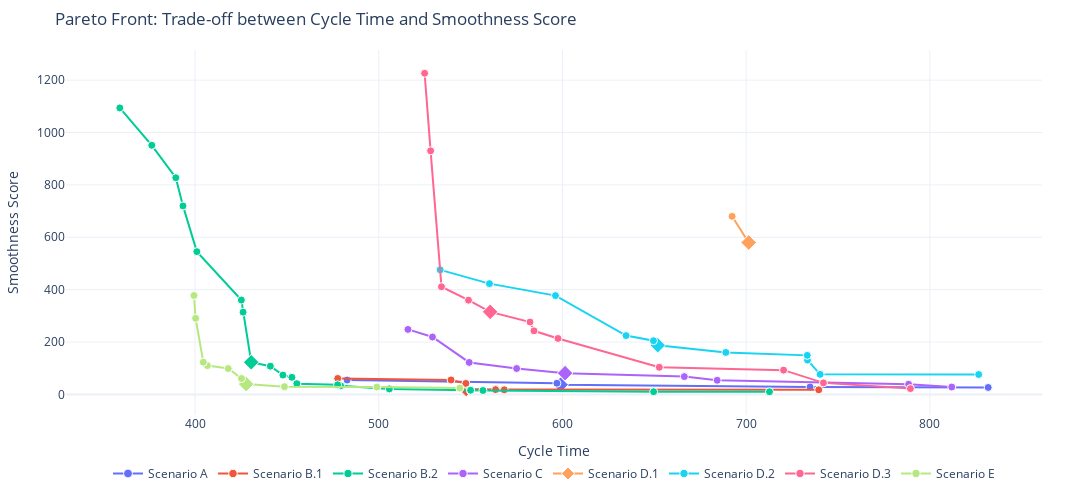

Source (notebook cell):
### Markdown cell above
#### Paretofront graph
u can zoom in on your own using plotly

### Code cell
from typing import List
import plotly.express as px
import plotly.graph_objects as go


def read_json_files(file_names: List[str], only_pareto: bool = True) -> List:
    data_list = []
    for file in file_names:
        with open(f"{file}", "r") as file:
            data = json.load(file)
        if only_pareto:
            data = data["pareto_front"]
        data_list.append(data)
    return data_list


def filter_pareto_front(points):
    rounded_points = [(round(p[0], 3), round(p[1], 3), p) for p in points]
    filtered_points = []
    for i, (x1, y1, original) in enumerate(rounded_points):
        is_dominated = False
        for j, (x2, y2, _) in enumerate(rounded_points):
            if i == j:
                continue
            if (x2 <= x1 and y2 < y1) or (x2 < x1 and y2 <= y1):
                is_dominated = True
                break

        if not is_dominated:
            filtered_points.append(original)

    return filtered_points


def visualize_pareto_front(
    pareto_front: List[List[float]] | List[List[List[float]]],
    labels: List[str] = None,
    start_row: int = None,
    end_row: int = None,
    pareto_only: bool = False,
    mark_ideal: bool = False,
    colorscale: str = "Plotly",  # https://plotly.com/python/discrete-color/
):
    is_multiple_fronts = False

    # Check if pareto_front is a list of fronts or single front
    if pareto_front and isinstance(pareto_front[0], list):
        if pareto_front[0] and isinstance(pareto_front[0][0], list):
            is_multiple_fronts = True
    if not is_multiple_fronts:
        pareto_front = [pareto_front]
    # Generate labels if not provided
    if not labels:
        labels = [f"Pareto Front {i + 1}" for i, _ in enumerate(pareto_front)]
    elif len(labels) < len(pareto_front):
        labels = labels + [f"Pareto Front {i + 1}" for i, _ in enumerate(pareto_front[len(labels) :])]
    # Set colorscale
    try:
        colors = getattr(px.colors.qualitative, colorscale)
    except AttributeError:
        print(f"Color scale '{colorscale}' not found. Using default 'Plotly'.")
        colors = px.colors.qualitative.Plotly

    # Ensure we have enough colors by cycling if needed
    num_fronts = len(pareto_front)
    if num_fronts > len(colors):
        colors = colors * (num_fronts // len(colors) + 1)
    colors = colors[:num_fronts]

    fig = go.Figure(
        layout=go.Layout(
            title=go.layout.Title(
                text="Pareto Front: Trade-off between Cycle Time and Smoothness Score",
            ),
            xaxis=go.layout.XAxis(
                title=go.layout.xaxis.Title(
                    text="Cycle Time",
                ),
            ),
            yaxis=go.layout.YAxis(
                title=go.layout.yaxis.Title(
                    text="Smoothness Score",
                ),
            ),
            template="plotly_white",
        ),
    )
    for i, front in enumerate(pareto_front):
        start = 0 if start_row is None else max(0, start_row)
        end = len(front) if end_row is None else min(len(front), end_row)
        sliced_front = front[start:end]

        filtered_points = []
        if pareto_only:
            filtered_points = filter_pareto_front(sliced_front)
        else:
            filtered_points = sliced_front
        
        # Ideal point
        ideal_point = [None, None]
        for step in range(len(filtered_points)):
            if ideal_point[0] is None or filtered_points[step][0] < ideal_point[0]:
                ideal_point[0] = filtered_points[step][0]
            if ideal_point[1] is None or filtered_points[step][1] < ideal_point[1]:
                ideal_point[1] = filtered_points[step][1]
        
        # Observed (Nadir) point
        nadir_point = [None, None]
        for step in range(len(filtered_points)):
            if nadir_point[0] is None or filtered_points[step][0] > nadir_point[0]:
                nadir_point[0] = filtered_points[step][0]
            if nadir_point[1] is None or filtered_points[step][1] > nadir_point[1]:
                nadir_point[1] = filtered_points[step][1]
            

        # Normalize points
        normalized_pareto_front = []
        for step in range(len(filtered_points)):
            try:
                norm_x = (filtered_points[step][0] - ideal_point[0]) / (nadir_point[0] - ideal_point[0]) if nadir_point[0] != ideal_point[0] else 0
                norm_y = (filtered_points[step][1] - ideal_point[1]) / (nadir_point[1] - ideal_point[1]) if nadir_point[1] != ideal_point[1] else 0
                normalized_pareto_front.append([norm_x, norm_y, step])
            except ZeroDivisionError:
                normalized_pareto_front.append([0 if nadir_point[0] == ideal_point[0] else 
                               (filtered_points[step][0] - ideal_point[0]), 
                               0 if nadir_point[1] == ideal_point[1] else 
                               (filtered_points[step][1] - ideal_point[1]), step])
        # Calculate distance and find out the best point from the ideal point
        best_point = None
        best_distance = None
        
        for step in range(len(normalized_pareto_front)):
            distance = math.sqrt(normalized_pareto_front[step][0]**2 + normalized_pareto_front[step][1]**2)
            if best_distance is None or distance < best_distance:
                best_distance = distance
                best_point = step
        
        x_vals = [p[0] for p in filtered_points]
        y_vals = [p[1] for p in filtered_points]
        text_with_steps = [f"ε: {p[2]:.2f} (step {j + 1}, original step [1-based] {p[3] + 1})" for j, p in enumerate(filtered_points)]
        symbol_list = ["diamond" if j == best_point and mark_ideal else "circle" for j, _ in enumerate(filtered_points)]
        size_list = [12 if j == best_point and mark_ideal else 8 for j, _ in enumerate(filtered_points)]
        
        fig.add_trace(
            go.Scatter(
                name=labels[i],
                x=x_vals,
                y=y_vals,
                mode="markers+lines",
                text=text_with_steps,
                marker=go.scatter.Marker(
                    size=size_list,
                    color=colors[i],
                    symbol=symbol_list,
                    opacity=1,
                    
                ),
                hovertemplate="Primary Objective: %{x:.2f}<br>Secondary Objective: %{y:.2f}<br>Epsilon value (step): %{text}",
            ),
        )

    # Add layout customization to make the figure smaller
    fig.update_layout(
        width=1200,
        height=500,
        margin=dict(l=50, r=50, t=50, b=50),
        legend=dict(
            orientation="h",
            yanchor="bottom",
            y=-0.2,
            xanchor="center",
            x=0.5
        )
    )
    fig.show()
    return fig


fronts = read_json_files(
    [
        "results_raw/OS_High_50/A_same_time.json",
        "results_raw/OS_High_50/B_1_slightly_faster.json",
        "results_raw/OS_High_50/B_2_significantly_faster.json",
        "results_raw/OS_High_50/C_random.json",
        "results_raw/OS_High_50/D_1_specialized.json",
        "results_raw/OS_High_50/D_2_specialized.json",
        "results_raw/OS_High_50/D_3_specialized.json",
        "results_raw/OS_High_50/E_multiple.json",
    ]
)
names = [
    "Scenario A",
    "Scenario B.1",
    "Scenario B.2",
    "Scenario C",
    "Scenario D.1",
    "Scenario D.2",
    "Scenario D.3",
    "Scenario E",    
]
front=visualize_pareto_front(fronts, pareto_only=True, mark_ideal=True, labels=names)

### Figure 1 — Plotly figure (JSON) as saved in the notebook; plotly's stock layout.template omitted (floating-point values rounded to 4 significant figures)
{"data": [{"hovertemplate": "Primary Objective: %{x:.2f}<br>Secondary Objective: %{y:.2f}<br>Epsilon value (step): %{text}", "marker": {"color": "#636EFA", "opacity": 1, "size": [8, 8, 12, 8, 8], "symbol": ["circle", "circle", "diamond", "circle", "circle"]}, "mode": "markers+lines", "name": "Scenario A", "text": ["ε: 26.50 (step 1, original step [1-based] 1)", "ε: 28.06 (step 2, original step [1-based] 19)", "ε: 36.93 (step 3, original step [1-based] 32)", "ε: 42.49 (step 4, original step [1-based] 35)", "ε: 54.71 (step 5, original step [1-based] 39)"], "type": "scatter", "x": [831.8, 734.8, 599.0, 597.0, 482.8], "y": [26.5, 28.06, 36.93, 42.49, 54.71]}, {"hovertemplate": "Primary Objective: %{x:.2f}<br>Secondary Objective: %{y:.2f}<br>Epsilon value (step): %{text}", "marker": {"color": "#EF553B", "opacity": 1, "size": [8, 8, 8, 12, 8, 8, 8, 8], "symbol": ["circle", "circle", "circle", "diamond", "circle", "circle", "circle", "circle"]}, "mode": "markers+lines", "name": "Scenario B.1", "text": ["ε: 17.33 (step 1, original step [1-based] 1)", "ε: 17.43 (step 2, original step [1-based] 2)", "ε: 18.18 (step 3, original step [1-based] 7)", "ε: 20.71 (step 4, original step [1-based] 14)", "ε: 38.51 (step 5, original step [1-based] 26)", "ε: 41.82 (step 6, original step [1-based] 27)", "ε: 55.05 (step 7, original step [1-based] 30)", "ε: 60.86 (step 8, original step [1-based] 31)"], "type": "scatter", "x": [739.5, 568.3, 563.6, 547.6, 547.5, 547.4, 539.3, 477.7], "y": [17.33, 17.43, 18.18, 20.71, 38.51, 41.82, 55.05, 60.86]}, {"hovertemplate": "Primary Objective: %{x:.2f}<br>Secondary Objective: %{y:.2f}<br>Epsilon value (step): %{text}", "marker": {"color": "#00CC96", "opacity": 1, "size": [8, 8, 8, 8, 8, 8, 8, 8, 8, 8, 8, 8, 8, 8, 12, 8, 8, 8, 8, 8, 8, 8], "symbol": ["circle", "circle", "circle", "circle", "circle", "circle", "circle", "circle", "circle", "circle", "circle", "circle", "circle", "circle", "diamond", "circle", "circle", "circle", "circle", "circle", "circle", "circle"]}, "mode": "markers+lines", "name": "Scenario B.2", "text": ["ε: 10.03 (step 1, original step [1-based] 1)", "ε: 10.19 (step 2, original step [1-based] 2)", "ε: 14.84 (step 3, original step [1-based] 13)", "ε: 15.73 (step 4, original step [1-based] 14)", "ε: 16.75 (step 5, original step [1-based] 15)", "ε: 17.94 (step 6, original step [1-based] 16)", "ε: 19.30 (step 7, original step [1-based] 17)", "ε: 20.87 (step 8, original step [1-based] 18)", "ε: 33.07 (step 9, original step [1-based] 23)", "ε: 36.72 (step 10, original step [1-based] 24)", "ε: 40.92 (step 11, original step [1-based] 25)", "ε: 65.15 (step 12, original step [1-based] 29)", "ε: 73.65 (step 13, original step [1-based] 30)", "ε: 107.72 (step 14, original step [1-based] 33)", "ε: 122.67 (step 15, original step [1-based] 34)", "ε: 314.04 (step 16, original step [1-based] 41)", "ε: 360.23 (step 17, original step [1-based] 42)", "ε: 545.15 (step 18, original step [1-based] 45)", "ε: 719.80 (step 19, original step [1-based] 47)", "ε: 827.42 (step 20, original step [1-based] 48)", "ε: 951.33 (step 21, original step [1-based] 49)", "ε: 1094.00 (step 22, original step [1-based] 50)"], "type": "scatter", "x": [712.7, 649.6, 556.7, 550.0, 550.0, 550.0, 550.0, 505.8, 479.2, 477.6, 455.4, 452.7, 447.8, 441.0, 430.6, 426.1, 425.2, 401.0, 393.4, 389.5, 376.4, 359.0], "y": [10.03, 10.19, 14.84, 15.73, 15.73, 15.73, 15.73, 20.87, 33.07, 36.72, 40.92, 65.15, 73.65, 107.7, 122.7, 314.0, 360.2, 545.1, 719.8, 827.4, 951.3, 1094]}, {"hovertemplate": "Primary Objective: %{x:.2f}<br>Secondary Objective: %{y:.2f}<br>Epsilon value (step): %{text}", "marker": {"color": "#AB63FA", "opacity": 1, "size": [8, 8, 8, 8, 12, 8, 8, 8, 8], "symbol": ["circle", "circle", "circle", "circle", "diamond", "circle", "circle", "circle", "circle"]}, "mode": "markers+lines", "name": "Scenario C", "text": ["ε: 27.95 (step 1, original step [1-based] 1)", "ε: 38.61 (step 2, original step [1-based] 20)", "ε: 53.83 (step 3, original step [1-based] 26)", "ε: 67.87 (step 4, original step [1-based] 29)", "ε: 81.12 (step 5, original step [1-based] 31)", "ε: 98.70 (step 6, original step [1-based] 33)", "ε: 122.00 (step 7, original step [1-based] 35)", "ε: 219.07 (step 8, original step [1-based] 40)", "ε: 248.12 (step 9, original step [1-based] 41)"], "type": "scatter", "x": [811.9, 788.4, 684.2, 666.3, 601.4, 575.0, 549.2, 529.2, 515.9], "y": [27.95, 38.61, 53.83, 67.87, 81.12, 98.7, 122.0, 219.1, 248.1]}, {"hovertemplate": "Primary Objective: %{x:.2f}<br>Secondary Objective: %{y:.2f}<br>Epsilon value (step): %{text}", "marker": {"color": "#FFA15A", "opacity": 1, "size": [12, 8], "symbol": ["diamond", "circle"]}, "mode": "markers+lines", "name": "Scenario D.1", "text": ["ε: 579.97 (step 1, original step [1-based] 1)", "ε: 680.00 (step 2, original step [1-based] 50)"], "type": "scatter", "x": [701.4, 692.4], "y": [580.0, 680]}, {"hovertemplate": "Primary Objective: %{x:.2f}<br>Secondary Objective: %{y:.2f}<br>Epsilon value (step): %{text}", "marker": {"color": "#19D3F3", "opacity": 1, "size": [8, 8, 8, 8, 8, 12, 8, 8, 8, 8, 8], "symbol": ["circle", "circle", "circle", "circle", "circle", "diamond", "circle", "circle", "circle", "circle", "circle"]}, "mode": "markers+lines", "name": "Scenario D.2", "text": ["ε: 75.83 (step 1, original step [1-based] 1)", "ε: 76.54 (step 2, original step [1-based] 7)", "ε: 130.93 (step 3, original step [1-based] 34)", "ε: 149.04 (step 4, original step [1-based] 36)", "ε: 160.21 (step 5, original step [1-based] 37)", "ε: 187.86 (step 6, original step [1-based] 39)", "ε: 204.90 (step 7, original step [1-based] 40)", "ε: 224.52 (step 8, original step [1-based] 41)", "ε: 377.26 (step 9, original step [1-based] 46)", "ε: 422.98 (step 10, original step [1-based] 47)", "ε: 475.61 (step 11, original step [1-based] 48)"], "type": "scatter", "x": [826.6, 740.3, 733.4, 733.3, 688.9, 651.9, 649.5, 634.6, 596.2, 560.3, 533.4], "y": [75.83, 76.54, 130.9, 149.0, 160.2, 187.9, 204.9, 224.5, 377.3, 423.0, 475.6]}, {"hovertemplate": "Primary Objective: %{x:.2f}<br>Secondary Objective: %{y:.2f}<br>Epsilon value (step): %{text}", "marker": {"color": "#FF6692", "opacity": 1, "size": [8, 8, 8, 8, 8, 8, 8, 12, 8, 8, 8, 8], "symbol": ["circle", "circle", "circle", "circle", "circle", "circle", "circle", "diamond", "circle", "circle", "circle", "circle"]}, "mode": "markers+lines", "name": "Scenario D.3", "text": ["ε: 22.01 (step 1, original step [1-based] 1)", "ε: 43.90 (step 2, original step [1-based] 21)", "ε: 92.53 (step 3, original step [1-based] 29)", "ε: 103.42 (step 4, original step [1-based] 30)", "ε: 213.54 (step 5, original step [1-based] 36)", "ε: 242.74 (step 6, original step [1-based] 37)", "ε: 276.37 (step 7, original step [1-based] 38)", "ε: 315.09 (step 8, original step [1-based] 39)", "ε: 359.67 (step 9, original step [1-based] 40)", "ε: 411.00 (step 10, original step [1-based] 41)", "ε: 930.19 (step 11, original step [1-based] 47)", "ε: 1226.44 (step 12, original step [1-based] 49)"], "type": "scatter", "x": [789.4, 742.1, 720.4, 652.7, 597.6, 584.5, 582.3, 560.6, 548.8, 534.1, 528.2, 525.0], "y": [22.01, 43.9, 92.53, 103.4, 213.5, 242.7, 276.4, 315.1, 359.7, 411.0, 930.2, 1226.0]}, {"hovertemplate": "Primary Objective: %{x:.2f}<br>Secondary Objective: %{y:.2f}<br>Epsilon value (step): %{text}", "marker": {"color": "#B6E880", "opacity": 1, "size": [8, 8, 8, 12, 8, 8, 8, 8, 8, 8], "symbol": ["circle", "circle", "circle", "diamond", "circle", "circle", "circle", "circle", "circle", "circle"]}, "mode": "markers+lines", "name": "Scenario E", "text": ["ε: 23.89 (step 1, original step [1-based] 1)", "ε: 27.90 (step 2, original step [1-based] 17)", "ε: 29.36 (step 3, original step [1-based] 19)", "ε: 39.36 (step 4, original step [1-based] 26)", "ε: 60.55 (step 5, original step [1-based] 32)", "ε: 98.55 (step 6, original step [1-based] 37)", "ε: 109.92 (step 7, original step [1-based] 38)", "ε: 123.02 (step 8, original step [1-based] 39)", "ε: 290.61 (step 9, original step [1-based] 46)", "ε: 377.63 (step 10, original step [1-based] 48)"], "type": "scatter", "x": [544.1, 499.0, 448.7, 427.8, 425.3, 418.1, 406.7, 404.5, 400.3, 399.4], "y": [23.89, 27.9, 29.36, 39.36, 60.55, 98.55, 109.9, 123.0, 290.6, 377.6]}], "layout": {"height": 500, "legend": {"orientation": "h", "x": 0.5, "xanchor": "center", "y": -0.2, "yanchor": "bottom"}, "margin": {"b": 50, "l": 50, "r": 50, "t": 50}, "title": {"text": "Pareto Front: Trade-off between Cycle Time and Smoothness Score"}, "width": 1200, "xaxis": {"title": {"text": "Cycle Time"}}, "yaxis": {"title": {"text": "Smoothness Score"}}}}
